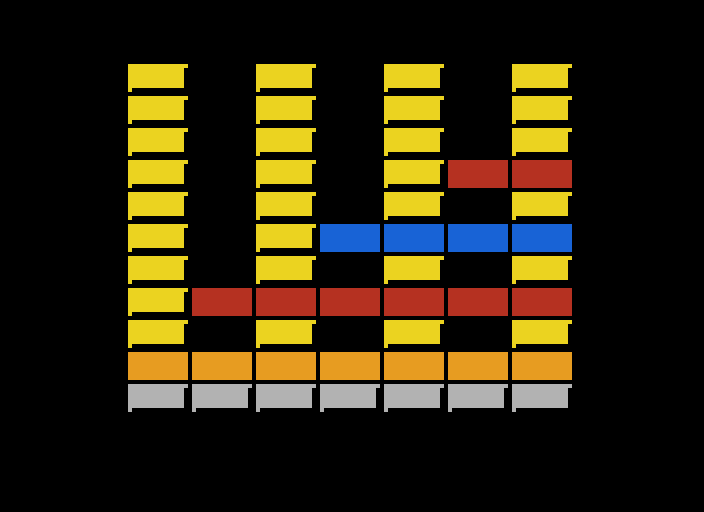

Below is a game level as drawn by its tile map, then a one-line description and the .tmx file that defines it, in full:
An orthogonal 11x16 tile map with 64x32 px tiles, 1 tile layer (Level).

<map version="1.10" tiledversion="1.10.2" orientation="orthogonal" renderorder="right-down" width="11" height="16" tilewidth="64" tileheight="32" infinite="0" nextlayerid="2" nextobjectid="1">
 <tileset firstgid="1" name="tileset" tilewidth="64" tileheight="32" tilecount="12" columns="4">
  <image source="tileset.png" width="256" height="96" />
 </tileset>
 <layer id="1" name="Level" width="11" height="16">
  <data encoding="csv">
0,0,0,0,0,0,0,0,0,0,0,
0,0,0,0,0,0,0,0,0,0,0,
0,0,10,0,10,0,10,0,10,0,0,
0,0,10,0,10,0,10,0,10,0,0,
0,0,10,0,10,0,10,0,10,0,0,
0,0,10,0,10,0,10,5,5,0,0,
0,0,10,0,10,0,10,0,10,0,0,
0,0,10,0,10,6,6,6,6,0,0,
0,0,10,0,10,0,10,0,10,0,0,
0,0,10,5,5,5,5,5,5,0,0,
0,0,10,0,10,0,10,0,10,0,0,
0,0,8,8,8,8,8,8,8,0,0,
0,0,9,9,9,9,9,9,9,0,0,
0,0,0,0,0,0,0,0,0,0,0,
0,0,0,0,0,0,0,0,0,0,0,
0,0,0,0,0,0,0,0,0,0,0
</data>
 </layer>
</map>
